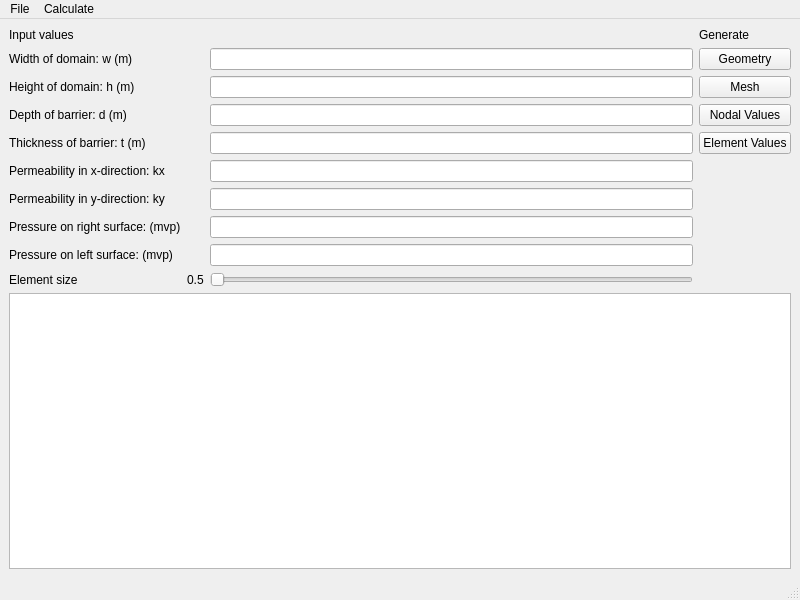
<?xml version='1.0' encoding='utf-8'?>
<ui version="4.0">
 <class>MainWindow</class>
 <widget class="QMainWindow" name="MainWindow">
  <property name="geometry">
   <rect>
    <x>0</x>
    <y>0</y>
    <width>800</width>
    <height>600</height>
   </rect>
  </property>
  <property name="windowTitle">
   <string>MainWindow</string>
  </property>
  <widget class="QWidget" name="centralwidget">
   <layout class="QVBoxLayout" name="verticalLayout">
    <item>
     <layout class="QGridLayout" name="gridLayout">
      <item row="0" column="0">
       <widget class="QLabel" name="input_values_label">
        <property name="text">
         <string>Input values</string>
        </property>
       </widget>
      </item>
      <item row="2" column="0">
       <widget class="QLabel" name="h_label">
        <property name="text">
         <string>Height of domain: h (m)</string>
        </property>
       </widget>
      </item>
      <item row="6" column="2">
       <widget class="QLineEdit" name="ky_text" />
      </item>
      <item row="8" column="2">
       <widget class="QLineEdit" name="left_bc_text" />
      </item>
      <item row="3" column="2">
       <widget class="QLineEdit" name="d_text" />
      </item>
      <item row="9" column="2">
       <widget class="QSlider" name="element_size_slider">
        <property name="orientation">
         <enum>Horizontal</enum>
        </property>
       </widget>
      </item>
      <item row="1" column="0">
       <widget class="QLabel" name="w_label">
        <property name="text">
         <string>Width of domain: w (m)</string>
        </property>
       </widget>
      </item>
      <item row="2" column="3">
       <widget class="QPushButton" name="show_mesh_button">
        <property name="text">
         <string>Mesh</string>
        </property>
       </widget>
      </item>
      <item row="1" column="3">
       <widget class="QPushButton" name="show_geometry_button">
        <property name="text">
         <string>Geometry</string>
        </property>
       </widget>
      </item>
      <item row="9" column="0">
       <widget class="QLabel" name="element_size_label">
        <property name="text">
         <string>Element size</string>
        </property>
       </widget>
      </item>
      <item row="4" column="0">
       <widget class="QLabel" name="t_label">
        <property name="text">
         <string>Thickness of barrier: t (m)</string>
        </property>
       </widget>
      </item>
      <item row="9" column="1">
       <widget class="QLabel" name="label">
        <property name="text">
         <string>0.5</string>
        </property>
       </widget>
      </item>
      <item row="1" column="2">
       <widget class="QLineEdit" name="w_text" />
      </item>
      <item row="4" column="2">
       <widget class="QLineEdit" name="t_text" />
      </item>
      <item row="6" column="0">
       <widget class="QLabel" name="ky_label">
        <property name="text">
         <string>Permeability in y-direction: ky</string>
        </property>
       </widget>
      </item>
      <item row="5" column="2">
       <widget class="QLineEdit" name="kx_text" />
      </item>
      <item row="8" column="0">
       <widget class="QLabel" name="left_bc_label">
        <property name="text">
         <string>Pressure on left surface: (mvp)</string>
        </property>
       </widget>
      </item>
      <item row="3" column="3">
       <widget class="QPushButton" name="show_nodal_values_button">
        <property name="text">
         <string>Nodal Values</string>
        </property>
       </widget>
      </item>
      <item row="3" column="0">
       <widget class="QLabel" name="d_label">
        <property name="text">
         <string>Depth of barrier: d (m)</string>
        </property>
       </widget>
      </item>
      <item row="4" column="3">
       <widget class="QPushButton" name="show_element_values_button">
        <property name="text">
         <string>Element Values</string>
        </property>
       </widget>
      </item>
      <item row="7" column="2">
       <widget class="QLineEdit" name="right_bc_text" />
      </item>
      <item row="7" column="0">
       <widget class="QLabel" name="right_bc_label">
        <property name="text">
         <string>Pressure on right surface: (mvp)</string>
        </property>
       </widget>
      </item>
      <item row="5" column="0">
       <widget class="QLabel" name="kx_label">
        <property name="text">
         <string>Permeability in x-direction: kx</string>
        </property>
       </widget>
      </item>
      <item row="2" column="2">
       <widget class="QLineEdit" name="h_text" />
      </item>
      <item row="0" column="3">
       <widget class="QLabel" name="generation_label">
        <property name="text">
         <string>Generate</string>
        </property>
       </widget>
      </item>
     </layout>
    </item>
    <item>
     <widget class="QPlainTextEdit" name="plainTextEdit" />
    </item>
   </layout>
  </widget>
  <widget class="QMenuBar" name="menubar">
   <property name="geometry">
    <rect>
     <x>0</x>
     <y>0</y>
     <width>800</width>
     <height>24</height>
    </rect>
   </property>
   <widget class="QMenu" name="menu_file">
    <property name="title">
     <string>File</string>
    </property>
    <addaction name="new_action" />
    <addaction name="open_action" />
    <addaction name="save_action" />
    <addaction name="save_as_action" />
    <addaction name="exit_action" />
   </widget>
   <widget class="QMenu" name="menu_calculate">
    <property name="title">
     <string>Calculate</string>
    </property>
    <addaction name="execute_action" />
   </widget>
   <addaction name="menu_file" />
   <addaction name="menu_calculate" />
  </widget>
  <widget class="QStatusBar" name="statusbar" />
  <action name="new_action">
   <property name="text">
    <string>New</string>
   </property>
  </action>
  <action name="open_action">
   <property name="text">
    <string>Open</string>
   </property>
  </action>
  <action name="save_action">
   <property name="text">
    <string>Save</string>
   </property>
  </action>
  <action name="save_as_action">
   <property name="text">
    <string>Save as ...</string>
   </property>
  </action>
  <action name="exit_action">
   <property name="text">
    <string>Exit</string>
   </property>
  </action>
  <action name="execute_action">
   <property name="text">
    <string>Execute</string>
   </property>
  </action>
 </widget>
 <resources />
 <connections />
</ui>
